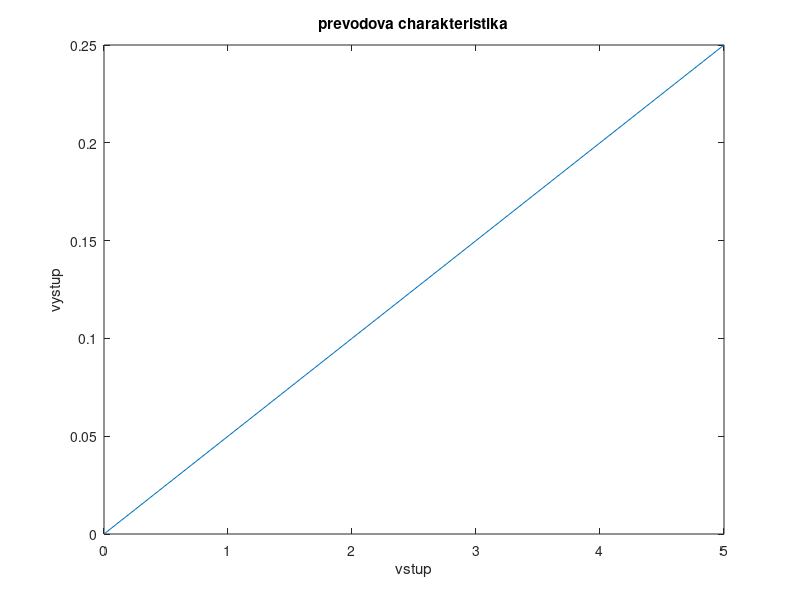

Write MATLAB code to recreate this figure.
vstup = [0 1 2 3 4 5]
vystup = [0 0.05 0.1 0.15 0.2 0.25]

plot(vstup, vystup)
xlabel("vstup")
ylabel("vystup")
title("prevodova charakteristika")